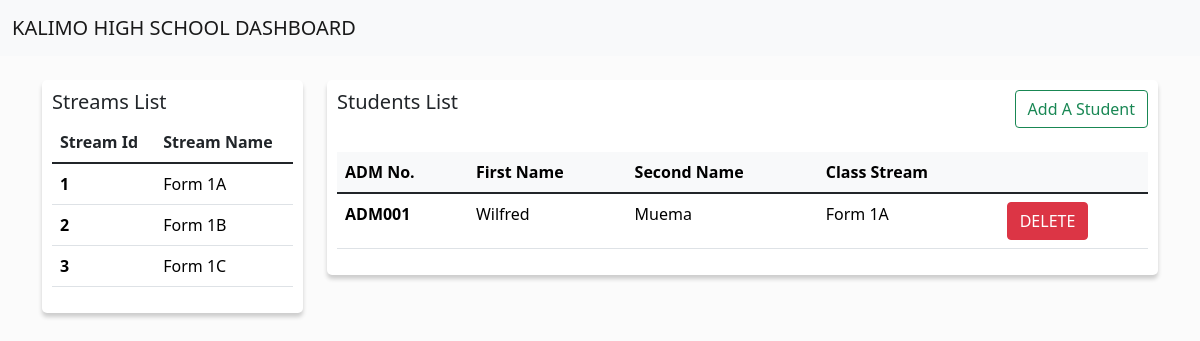
Before: / with the older database file.
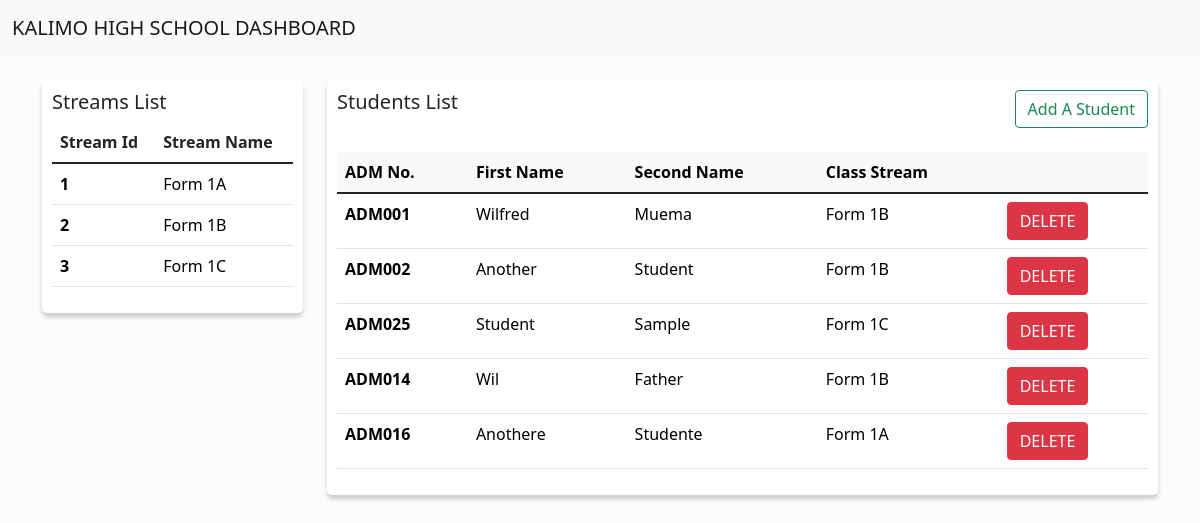
After: the same page with the newer database file.
### kilimoapp/models.py (models this page shows, shortened)
class Stream(models.Model):
    stream_name = models.CharField(max_length=100)
    @classmethod
    def get_allStreams(cls):
        streams = cls.objects.all().order_by('id')
        return streams

class Student(models.Model):
    first_name = models.CharField(max_length=100)
    second_name = models.CharField(max_length=100)
    adm_no = models.CharField(max_length=100)
    age = models.PositiveIntegerField()
    mystream = models.ForeignKey(Stream, null=True, on_delete= models.SET_NULL)
    @classmethod
    def get_allStudents(cls):
        students = cls.objects.all().order_by('id')
        return students

### kilimoapp/views.py (the view)
# urls.py: 2. Add a URL to urlpatterns:  path('', views.home, name='home')
def home(request):
    title = "Kilimo High School"
    all_students = Student.get_allStudents()
    all_streams = Stream.get_allStreams
    students = all_students
    context = {
        "title":title,
        "students": students,
        "streams":all_streams
    }
    return render(request, 'index.html', context)

### kilimoapp/templates/index.html (shortened to what this page needs)
<!DOCTYPE html>
<html>
    <head>
        <link href="https://cdn.jsdelivr.net/npm/bootstrap@5.1.3/dist/css/bootstrap.min.css" rel="stylesheet">
        <link rel="stylesheet" href="https://cdnjs.cloudflare.com/ajax/libs/toastr.js/2.1.4/toastr.css" />
    </head>
    <body onunload="" style="background: #fbfbfb;">
        <nav class="navbar navbar-expand-lg navbar-light bg-light">
            <div class="container-fluid">
                <a class="navbar-brand" href="#">KALIMO HIGH SCHOOL DASHBOARD</a>
            </div>
        </nav>
        <div class="container">
            <br>
            <div class="row">
                <div class="col-lg-3">
                    <div class="container" style="background: white;border-radius:5px; padding: 10px;box-shadow: 0px 4px 4px #0000002f;">
                        <h5>Streams List</h5>
                        <table class="table table-hover">
                            <thead>
                            <tr>
                                <th scope="col">Stream Id</th>
                                <th scope="col">Stream Name</th>
                            </tr>
                            </thead>
                            <tbody>
                                {% for stream in streams %}
                                <tr>
                                    <th scope="row"><a href="{% url 'streamView' stream.id %}">{{stream.id}}</a></th>
                                    <td><a href="{% url 'streamView' stream.id %}">{{stream.stream_name}}</a></td>
                                </tr>
                                {% endfor%}
                            </tbody>
                        </table>
                    </div>
                </div>
                <div class="col-lg-9">
                    <div class="container" style="background: white;border-radius:5px; box-shadow: 0px 4px 4px #0000002f; padding: 10px;">
                        <div class="row">
                            <div class="col">
                                <h5>Students List</h5>
                            </div>
                            <div class="col">
                                <a href="{% url 'new_student' %}" style="float:right"><button class="btn btn-outline-success">Add A Student</button></a>
                            </div>
                        </div>
                        <br>
                        <div class="table-responsive" >
                            <table class="table table-hover">
                                <thead class="table-light">
                                    <tr>
                                        <th scope="col">ADM No.</th>
                                        <th scope="col">First Name</th>
                                        <th scope="col">Second Name</th>
                                        <th scope="col">Class Stream</th>
                                        <th scope="col">
                                        </th>
                                    </tr>
                                </thead>
                                <tbody>
                                    {% for student in students %}
                                        <tr class="student-row">
                                            <th scope="row"><a href="{% url 'studentDetails' student.id %}">{{student.adm_no}}</a></th>
                                            <td><a href="{% url 'studentDetails' student.id %}">{{student.first_name}}</a></td>
                                            <td><a href="{% url 'studentDetails' student.id %}">{{student.second_name}}</a></td>
                                            <td><a href="{% url 'studentDetails' student.id %}">{{student.mystream.stream_name}}</a></td>
                                            <td>
                                                <a href="{% url 'studentDetailsDelete' student.id %}"><button class="btn btn-danger"> DELETE</button></a>
                                            </td>
                                        </tr>
                                    {% endfor%}
                                </tbody>
                            </table>
                        </div>
                    </div>
                </div>
            </div>
            <br><br>
        </div>
    </body>
</html>

### kilimoapp/templates/index.html (style rules this page uses)
a { text-decoration:none; color: black; }

Changed rows visible on the page:
changed Student "ADM001": mystream.stream_name "Form 1A" → "Form 1B"
added Student: adm_no "ADM002", first_name "Another", second_name "Student", mystream.stream_name "Form 1B"
added Student: adm_no "ADM025", first_name "Student", second_name "Sample", mystream.stream_name "Form 1C"
added Student: adm_no "ADM014", first_name "Wil", second_name "Father", mystream.stream_name "Form 1B"
added Student: adm_no "ADM016", first_name "Anothere", second_name "Studente", mystream.stream_name "Form 1A"
